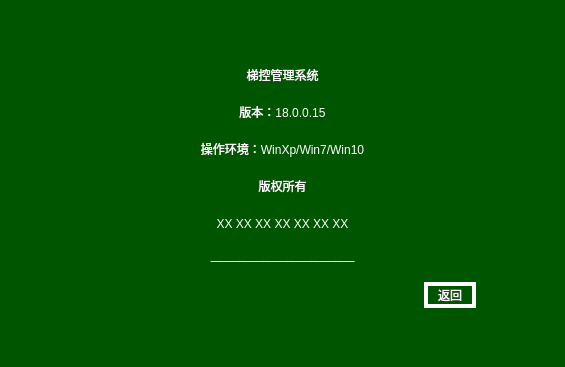
<?xml version="1.0" encoding="UTF-8"?>
<ui version="4.0">
 <class>showguanyu</class>
 <widget class="QWidget" name="showguanyu">
  <property name="geometry">
   <rect>
    <x>0</x>
    <y>0</y>
    <width>565</width>
    <height>367</height>
   </rect>
  </property>
  <property name="windowTitle">
   <string>Form</string>
  </property>
  <property name="styleSheet">
   <string notr="true">QWidget 
{
	background-color: rgb(0, 85, 0);
	color: rgb(255, 255, 255);
}
QLabel
{
 border-style:none;
font: 9pt &quot;微软雅黑&quot;;

}

QPushButton:hover
{
border-style:solid;
font: 9pt &quot;微软雅黑&quot;;
border-width:4px;
background-color: rgb(255, 170, 127);
color: rgba(255, 255, 255, 255);
}

QPushButton:!hover
{
border-style:solid;
font: 9pt &quot;微软雅黑&quot;;
border-width:4px;
background-color:rgb(0, 85, 0);
color: rgba(255, 255, 255, 255);
}

QTabBar:tab:selected
{
	font: 9pt &quot;微软雅黑&quot;;
	background-color: rgb(255, 170, 127);
}
QTabBar:tab:!selected
{
	font: 9pt &quot;微软雅黑&quot;;
	background-color: rgb(0, 85, 0);
}
QLineEdit
{
	color: rgb(0, 0, 0);
	background-color: rgb(255, 255, 255);
}
QTableWidget
{
	
	background-color: rgb(0, 85, 0);

}

QListWidget
{
	
	color: rgb(0, 0, 0);
	background-color: rgb(255, 255, 255);

}
QListWidget::item
{
	color: rgb(0, 0, 0);
	
	border-style:none;
	font: 9pt &quot;微软雅黑&quot;;
	
	border-bottom-style:solid;
	border-bottom-width:4px;
	border-bottom-color:rgb(0, 85, 0);
	background-color: rgb(255, 255, 255);

}
QListWidget::item:hover
{
	color: rgb(0, 0, 0);
	
	background-color: rgb(85, 255, 255);
}
QListWidget::item:!hover
{
	color: rgb(0, 0, 0);
	background-color: rgb(255, 255, 255);
}

QListWidget::item:selected
{
	color: rgb(0, 0, 0);
	background-color: rgb(255, 0, 0);
}
/*
QListWidget::item:!selected
{
	color: rgb(0, 0, 0);
	background-color: rgb(255, 255, 255);
}*/




QComboBox
{
	background-color: rgb(255, 255, 255);
	
	color: rgb(0, 0, 0);
}
QComboBox::drop-down
{
 	width:47px;
	border-image: url(:/arrow_down.png);	
}
QCheckBox
{
	font: 9pt &quot;微软雅黑&quot;;

}

QMenuBar
{
	background-color:transparent;

}

QMenuBar::item
{
	background-color: rgb(0, 85, 0);
}
QMenuBar::item:selected
{
	background-color: rgb(255, 170, 0);
}
QMenuBar::item:!selected
{
	
	background-color: rgb(0, 85, 0);
}</string>
  </property>
  <layout class="QVBoxLayout" name="verticalLayout_2">
   <property name="leftMargin">
    <number>80</number>
   </property>
   <property name="topMargin">
    <number>50</number>
   </property>
   <property name="rightMargin">
    <number>80</number>
   </property>
   <property name="bottomMargin">
    <number>50</number>
   </property>
   <item>
    <widget class="QWidget" name="widget" native="true">
     <layout class="QVBoxLayout" name="verticalLayout">
      <item>
       <widget class="QLabel" name="label_2">
        <property name="text">
         <string>梯控管理系统</string>
        </property>
        <property name="alignment">
         <set>Qt::AlignCenter</set>
        </property>
       </widget>
      </item>
      <item>
       <widget class="QLabel" name="label_5">
        <property name="text">
         <string>版本：18.0.0.15</string>
        </property>
        <property name="alignment">
         <set>Qt::AlignCenter</set>
        </property>
       </widget>
      </item>
      <item>
       <widget class="QLabel" name="label">
        <property name="text">
         <string>操作环境：WinXp/Win7/Win10</string>
        </property>
        <property name="alignment">
         <set>Qt::AlignCenter</set>
        </property>
       </widget>
      </item>
      <item>
       <widget class="QLabel" name="label_4">
        <property name="text">
         <string>版权所有</string>
        </property>
        <property name="alignment">
         <set>Qt::AlignCenter</set>
        </property>
       </widget>
      </item>
      <item>
       <widget class="QLabel" name="label_3">
        <property name="text">
         <string>XX XX XX XX XX XX XX</string>
        </property>
        <property name="alignment">
         <set>Qt::AlignCenter</set>
        </property>
       </widget>
      </item>
      <item>
       <widget class="QLabel" name="label_6">
        <property name="text">
         <string>————————————</string>
        </property>
        <property name="alignment">
         <set>Qt::AlignCenter</set>
        </property>
       </widget>
      </item>
      <item>
       <layout class="QHBoxLayout" name="horizontalLayout" stretch="0,3,0">
        <item>
         <widget class="QLabel" name="label_8">
          <property name="sizePolicy">
           <sizepolicy hsizetype="Expanding" vsizetype="Preferred">
            <horstretch>0</horstretch>
            <verstretch>0</verstretch>
           </sizepolicy>
          </property>
          <property name="text">
           <string/>
          </property>
         </widget>
        </item>
        <item>
         <widget class="QLabel" name="label_7">
          <property name="text">
           <string/>
          </property>
         </widget>
        </item>
        <item>
         <widget class="QPushButton" name="pushButton">
          <property name="text">
           <string>   返回   </string>
          </property>
         </widget>
        </item>
       </layout>
      </item>
     </layout>
    </widget>
   </item>
  </layout>
 </widget>
 <resources/>
 <connections/>
</ui>
